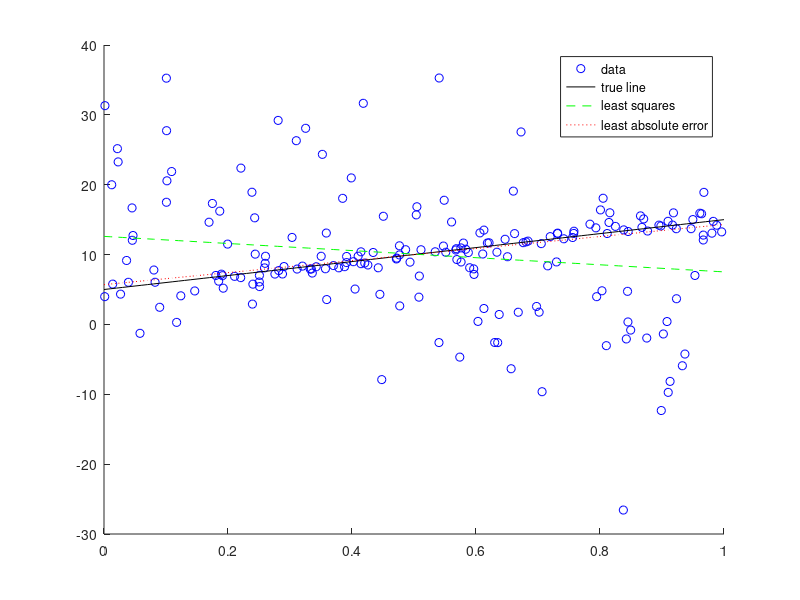

MATLAB code to generate this figure:
function [] = main()
clear all; close all;
n = 200;
rng(0); % seed random number generator
x = rand(n,1);
z = zeros(n,1); k = n*0.5; rp = randperm(n); ...
outlier_subset = rp(1:k); z(outlier_subset)=1; % outliers
y = (1-z).*(10*x + 5 + randn(n,1)) + z.*(20 - 20*x + 10*randn(n,1));
% plot data and true line
scatter(x,y,'b')
hold on
t = 0:0.01:1;
plot(t,10*t+5,'k')
% add your code for ordinary least squares below

X = [ones(n,1), x]; 
theta = wls(X, y, eye(200)); 
b_ols = theta(1); 
w_ols = theta(2); 

plot(t, w_ols*t + b_ols, 'g--');
% add your code for robust regression MM algorithm below

X = [ones(n,1), x]; 
r = @(theta) (y - X*theta);  
J = @(theta) sum(abs(y - X*theta)); 
theta = zeros(2,1); 
    
for iter = 1:50 
    obj_old = J(theta); 
    c = diag(abs(r(theta).^(-1))); 
    theta_new = wls(X, y, c); 
    obj_new = J(theta_new); 
    if abs((obj_old-obj_new)/obj_new) < 1e-6
        break
    end 
    theta = theta_new; 
end 
b_rob = theta(1);
w_rob = theta(2); 
plot(t, w_rob*t + b_rob, 'r:');
legend('data','true line','least squares','least absolute error')

fprintf('estimates for w and b using orginal least squares are: %3.2f, %3.2f.\n', w_ols, b_ols); 
fprintf('estimates for w and b using least absolute errors are: %3.2f, %3.2f.\n', w_rob, b_rob); 

%%%%%%%%%%%%%%%%%%%%%%%%%%%%%%%%%%%%%%%%%%%%%%%%%%%%%%%%%%%%%%%%%%%%%%
function theta = wls(X,y,c) 
theta = pinv(X'*c*X)*X'*c*y; 

